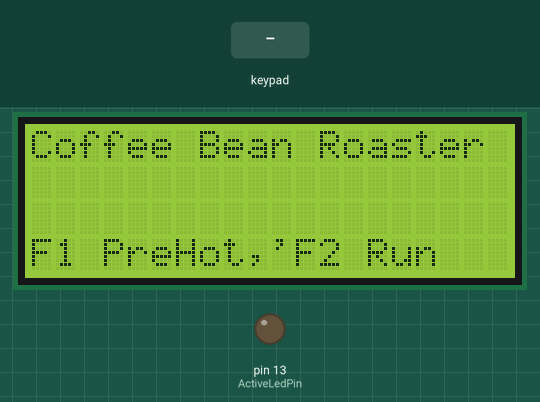
Recording of a sketch running on a simulated Arduino Mega 2560, built with avr-gcc and run on an emulated ATmega2560. Parts: 20×4 character LCD, output pins drawn as LEDs (lit = HIGH). The test bench sets the inputs (shaded band). EEPROM starts erased; what the sketch prints to the serial monitor is not drawn.

Above: at 2.5 s.
2.6 s: key 'A' pressed
4.1 s: keypad keys 2 2 2 4 2 6 2 8 # pressed 0.4 s apart
At 8.0 s:
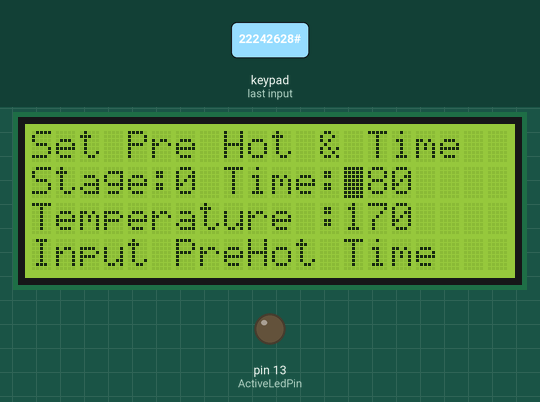
9.2 s: keypad keys 2 2 2 4 2 6 2 8 pressed 0.4 s apart
At 11.9 s:
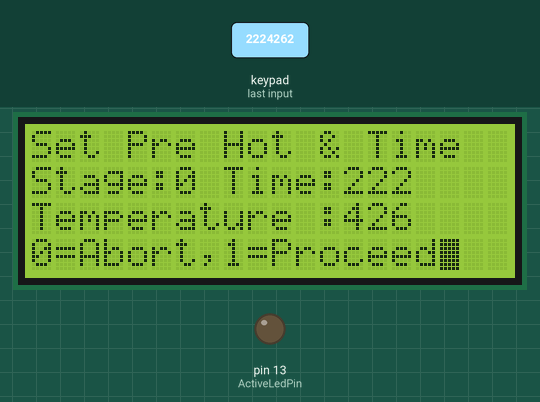
13.9 s: keypad keys 1 3 9 7 2 2 2 2 * pressed 0.4 s apart
At 18.0 s:
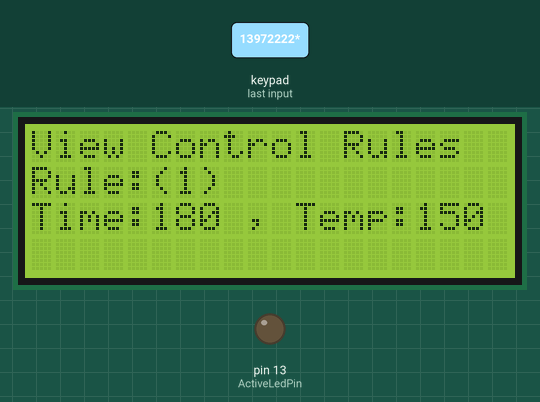
19.0 s: key 'X' pressed
At 20.0 s:
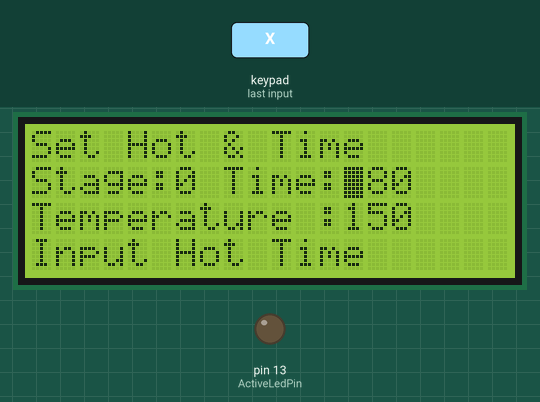
20.7 s: keypad keys 2 2 2 4 2 6 2 8 * pressed 0.4 s apart
At 23.9 s:
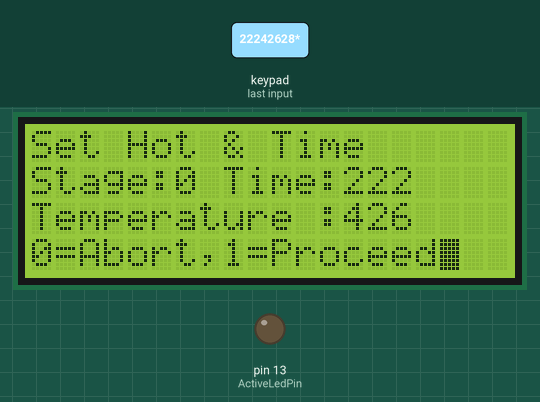
Timing chart, 0 to 25.4 s (numbered marks = the images above; inputs shaded):
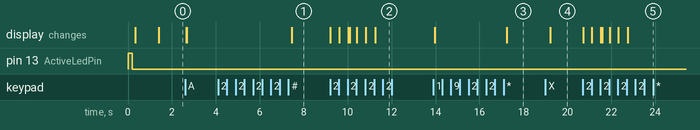

The sketch:

Coffee_Control_V1.ino
```cpp
#define ActiveLedPin 13
// 20180920 fix Runjob using Showcolor' problems , instead of using
//  ChangeBulbColor(RedValue,GreenValue,BlueValue,LightValue) ;


//-------------------------
#include <EEPROM.h>
#define eDataAddress 100
int ParaCount = 0 ;
int PreHotParameter[2] = {180,170};
int HotParameter[10][2] = {
                            {180 ,150 },{360 ,175 },
                            {660 ,210 },{0 ,0 },
                            {0 ,0 },{0 ,0 },
                            {0 ,0 },{0 ,0 },
                            {0 ,0 },{0 ,0 }
};
//--------------------
#include <Wire.h>
#include <LiquidCrystal_I2C.h>

LiquidCrystal_I2C lcd(0x27,20,4);  // set the LCD address to 0x27 for a 16 chars and 2 line display
//----------------------
//----------------------
#include <Keypad.h>
char KeyPadChar[] = {'0','1','2','3','4','5','6','7','8','9','*','#','A','B','L','R','U','D','E','X'} ;
char KeyPadNum[] = {'0','1','2','3','4','5','6','7','8','9','L' ,'E','X'} ;
char KeyPadPage[] = {'U','D','E','X'} ;
char KeyPadCmd[] = {'A','B','#','*'} ;
char KeyPadYesNo[] = {'0','1'} ;
const byte ROWS = 4; //four rows
const byte COLS = 5; //three columns
char keys[ROWS][COLS] =
  {
    {'L','7','4','1','A'},
    {'0','8','5','2','B'},
    {'R','9','6','3','#'},
    {'X','E','D','U','*'}
  };

byte rowPins[ROWS] = {22, 24, 26, 28 }; //connect to the row pinouts of the keypad
byte colPins[COLS] = {30 ,32,34 ,36 ,38}; //connect to the column pinouts of the keypad
Keypad keypad = Keypad(makeKeymap(keys), rowPins, colPins, ROWS, COLS );

//--------------------
boolean InputStatus = false ;
boolean WorkStatus = false ;
unsigned stepnum = 1 ;
unsigned posnum = 0 ;
char inptxt[3]  ;
int pos1[3][2] = {{1,13},{1,14},{1,15}} ;
int pos2[3][2] = {{2,13},{2,14},{2,15}} ;
char pchar ;
int rulenum = 1 ;
//--------------------

//---------------

#define PIN1            7

void setup()
{
  initAll() ;
   ShowStartUP() ;
  delay(1000) ;
  ShowScreen() ;

}


void loop()
{
     Dialog("F1 PreHot,'F2 Run") ;

  pchar = InstantKeyInput() ;
  Serial.print("[") ;
  Serial.print(pchar) ;
   Serial.print("]\n") ;
 if ( CheckKeyPadCMD(pchar)=='A' )
  {
    Serial.println("Run Pre Hot") ;
    InputStatus = true ;
    Dialog("Run Pre Hot") ;
      //initinptxt() ;
  }   // end of ( CheckKeyPadStart(InstantKeyInput()) )

  if ( CheckKeyPadCMD(pchar)=='B' )
  {
    Serial.println("Run Bean Roaster") ;
    InputStatus = true ;
    Dialog("Run Bean Roaster") ;
  }   // end of ( CheckKeyPadStart(InstantKeyInput()) )
 if ( CheckKeyPadCMD(pchar)=='#' )
  {
    Serial.println("Set Pre Hot") ;
    Dialog("Set Pre Hot") ;
      if (SetPreHot())
            savePreHotParameter() ;
         HideInputCursor() ;
        ShowScreen() ;
        Dialog("F1 PreHot,'F2 Run") ;
  }   // end of ( CheckKeyPadStart(InstantKeyInput()) )
 if ( CheckKeyPadCMD(pchar)=='*' )
  {
    Serial.println("Set Temperature & Time") ;
    HotMenu() ;
      ShowScreen() ;
    Dialog("F1 PreHot,'F2 Run") ;
      //initinptxt() ;
  }   // end of ( CheckKeyPadStart(InstantKeyInput()) )


}   // end of loop
//---------------

boolean HotMenu()
{
    Dialog("UP/Down Enter:Edit") ;
    pchar =1  ;
    while ( true)
    {
        if (pchar > 0 )
        {
            Serial.print("Menu:(") ;
            Serial.print(pchar) ;
            Serial.print(")\n") ;
            Dialog("UP/Down Enter:Edit") ;
            if (CheckPageView(pchar) =='U')
                rulenum -- ;
             if (CheckPageView(pchar) =='D')
                rulenum ++ ;
             if (rulenum >10)
                  rulenum = 1 ;
             if (rulenum < 1)
                  rulenum = 10 ;
            PageViewScreen(rulenum,HotParameter[rulenum-1][0], HotParameter[rulenum-1][1], "View Control Rules" ) ;

            }
      if (CheckPageView(pchar) =='X')
      {
          if (SetHot(rulenum))
            {
                saveHotParameter(rulenum) ;
            }
        HideInputCursor() ;
            PageViewScreen(rulenum,HotParameter[rulenum-1][0], HotParameter[rulenum-1][1], "View Control Rules" ) ;

      }
          if (CheckPageView(pchar) =='E')
              {
                return true ;
              }
        pchar = InstantKeyInput() ;
      }
}   // end of function

boolean SetHot(int rl)
{
    Dialog("ESC Abort, Enter OK") ;
      int temp1 ,temp2 ;
      temp1 = HotParameter[rl-1][0] ;
      temp2 = HotParameter[rl-1][1] ;

     OperatingScreen(0, temp1 , temp2 , "Set Hot & Time") ;
          Serial.println("Wait for input for Controling Temperature time") ;
          Dialog("Input Hot Time") ;
        posnum = 0 ;
        Setinptxt(temp1) ;
        while (posnum < 3)  // input six number for schedule
          {
              ShowInputCursor(pos1[posnum][0],pos1[posnum][1])   ;
              pchar = CheckInputfromKeyPad(KeyInput()) ;
              // check input backward
              if (pchar == 'L')
              {
                  if (posnum > 0)
                    {
                      posnum -- ;
                    }
                  continue  ;
              }   // end of pchar == '*' check
              if (pchar == 'E')
              {
                    return false ;
              }
              if (pchar == 'X')
              {
                      temp1 = ((int)inptxt[0]-48)*100+((int)inptxt[1]-48)*10+((int)inptxt[1]-48) ;
                       Serial.println(temp1) ;
                       Serial.println(temp2) ;

                   pchar = CheckYesNo(KeyYesNo()) ;
                    if (pchar == '0')
                      {
                          return false ;
                      }
                      else
                      {

                          HotParameter[rl-1][0] =temp1  ;
                          HotParameter[rl-1][1] = temp2 ;
                          return true ;
                      }
              }
              // now check real input
            if (pchar != 0)
            {
                inptxt[posnum] = pchar ;
                ShowInputChar(pos1[posnum][0],pos1[posnum][1], inptxt[posnum])  ;
                posnum ++ ;

            }

          }   // end of while (posnum < 3) for Check  six char input
        temp1 = ((int)inptxt[0]-48)*100+((int)inptxt[1]-48)*10+((int)inptxt[1]-48) ;
        Serial.println(temp1) ;

           Serial.println("Wait for input for Control Temperature") ;
          Dialog("Input Temperature") ;
        posnum = 0 ;
        Setinptxt(temp2) ;
        while (posnum < 3)  // input six number for schedule
          {
              ShowInputCursor(pos2[posnum][0],pos2[posnum][1])   ;
              pchar = CheckInputfromKeyPad(KeyInput()) ;
              // check input backward
              if (pchar == 'L')
              {
                  if (posnum > 0)
                    {
                      posnum -- ;
                    }
                  continue  ;
              }   // end of pchar == '*' check
              if (pchar == 'E')
              {
                    return false ;
              }
               if (pchar == 'X')
              {
                      temp2 = ((int)inptxt[0]-48)*100+((int)inptxt[1]-48)*10+((int)inptxt[2]-48) ;
                      Serial.println(temp2) ;

                   pchar = CheckYesNo(KeyYesNo()) ;
                    if (pchar == '0')
                      {
                          return false ;
                      }
                      else
                      {

                          HotParameter[rl-1][0] =temp1  ;
                          HotParameter[rl-1][1] = temp2 ;
                          return true ;
                      }
              }
              // now check real input
            if (pchar != 0)
            {
                inptxt[posnum] = pchar ;
                ShowInputChar(pos2[posnum][0],pos2[posnum][1], inptxt[posnum])  ;
                posnum ++ ;

            }

          }   // end of while (posnum < 3) for Check  six char input
        temp2 = ((int)inptxt[0]-48)*100+((int)inptxt[1]-48)*10+((int)inptxt[2]-48) ;
        Serial.println(temp2) ;

     pchar = CheckYesNo(KeyYesNo()) ;
      if (pchar == '0')
        {
            return false ;
        }
        else
        {

            HotParameter[rl-1][0] =temp1  ;
            HotParameter[rl-1][1] = temp2 ;
            return true ;
        }
}   // end of function

boolean SetPreHot()
{
    Dialog("ESC Abort, Enter OK") ;
      int temp1 ,temp2 ;
      temp1 = PreHotParameter[0] ;
      temp2 = PreHotParameter[1] ;
      Serial.print("Prehot:(") ;
      Serial.print(temp1) ;
      Serial.print("/") ;
      Serial.print(temp2) ;
      Serial.print(")\n") ;
     OperatingScreen(0, temp1 , temp2 , "Set Pre Hot & Time") ;
          Serial.println("Wait for input for PreHot Time") ;
          Dialog("Input PreHot Time") ;
        posnum = 0 ;
        Setinptxt(temp1) ;
        while (posnum < 3)  // input six number for schedule
          {
              ShowInputCursor(pos1[posnum][0],pos1[posnum][1])   ;
              pchar = CheckInputfromKeyPad(KeyInput()) ;
              // check input backward
              if (pchar == 'L')
              {
                  if (posnum > 0)
                    {
                      posnum -- ;
                    }
                  continue  ;
              }   // end of pchar == '*' check
              if (pchar == 'E')
              {
                    return false ;
              }               // now check real input
              if (pchar == 'X')
              {
                temp1 = ((int)inptxt[0]-48)*100+((int)inptxt[1]-48)*10+((int)inptxt[2]-48) ;
                  Serial.println(temp2) ;

               pchar = CheckYesNo(KeyYesNo()) ;
                if (pchar == '0')
                  {
                      return false ;
                  }
                  else
                  {

                      PreHotParameter[0] = temp1  ;
                      PreHotParameter[1] = temp2 ;
                      return true ;
                  }
              }               // now check real input
            if (pchar != 0)
            {
                inptxt[posnum] = pchar ;
                ShowInputChar(pos1[posnum][0],pos1[posnum][1], inptxt[posnum])  ;
                posnum ++ ;

            }

          }   // end of while (posnum < 3) for Check  six char input
        temp1 = ((int)inptxt[0]-48)*100+((int)inptxt[1]-48)*10+((int)inptxt[2]-48) ;
        Serial.println(temp1) ;

           Serial.println("Wait for input for prehot Temperature") ;
          Dialog("InputTemperature") ;
        posnum = 0 ;
        Setinptxt(PreHotParameter[1]) ;
        while (posnum < 3)  // input six number for schedule
          {
              ShowInputCursor(pos2[posnum][0],pos2[posnum][1])   ;
              pchar = CheckInputfromKeyPad(KeyInput()) ;
              // check input backward
              if (pchar == 'L')
              {
                  if (posnum > 0)
                    {
                      posnum -- ;
                    }
                  continue  ;
              }   // end of pchar == '*' check
              if (pchar == 'E')
              {
                    return false ;
              }               // now check real input
              if (pchar == 'X')
              {
                  Serial.println(temp1) ;
                 temp2 = ((int)inptxt[0]-48)*100+((int)inptxt[1]-48)*10+((int)inptxt[2]-48) ;
                Serial.println(temp2) ;

               pchar = CheckYesNo(KeyYesNo()) ;
                if (pchar == '0')
                  {
                      return false ;
                  }
                  else
                  {

                      PreHotParameter[0] = temp1  ;
                      PreHotParameter[1] = temp2 ;
                      return true ;
                  }
              }
            if (pchar != 0)
            {
                inptxt[posnum] = pchar ;
                ShowInputChar(pos2[posnum][0],pos2[posnum][1], inptxt[posnum])  ;
                posnum ++ ;

            }

          }   // end of while (posnum < 3) for Check  six char input
        temp2 = ((int)inptxt[0]-48)*100+((int)inptxt[1]-48)*10+((int)inptxt[2]-48) ;
        Serial.println(temp2) ;

     pchar = CheckYesNo(KeyYesNo()) ;
      if (pchar == '0')
        {
            return false ;
        }
        else
        {

            PreHotParameter[0] = temp1  ;
            PreHotParameter[1] = temp2 ;
            return true ;
        }
}   // end of function

void PageViewScreen(int st,int temp, int durtme, String Ti)
{
  lcd.clear() ;
   lcd.setCursor(0,0);
  lcd.print(Ti);
   lcd.setCursor(0,1);
  lcd.print("Rule:(") ;
    lcd.print(st) ;
  lcd.print(")") ;
   lcd.setCursor(0,2);
   lcd.print("Time:") ;
    lcd.print(strzero(temp,3,10)) ;
    lcd.print(" , Temp:") ;
    lcd.print(strzero(durtme,3,10)) ;

}

void OperatingScreen(int st,int temp, int durtme, String Ti)
{
  lcd.clear() ;
   lcd.setCursor(0,0);
  lcd.print(Ti);
   lcd.setCursor(0,1);
  lcd.print("Stage:") ;
    lcd.print(st) ;
   lcd.setCursor(8,1);
  lcd.print("Time:") ;
    lcd.print(strzero(temp,3,10)) ;
    lcd.setCursor(0,2);
  lcd.print("Temperature :") ;
    lcd.print(strzero(durtme,3,10)) ;

}


//-------------
char CheckInputfromKeyPad(char kp)
{
    for(int i = 0 ; i <  sizeof(KeyPadNum) ; i++)
      {
          if  (KeyPadNum[i]  == kp)
              return kp ;
      }
    return 0 ;
}


void ShowScreen()
{
  lcd.clear() ;
   lcd.setCursor(0,0);
  lcd.print("Coffee Bean Roaster");
}


void ShowStartUP()
{
  lcd.clear() ;
   lcd.setCursor(0,0);
  lcd.print("Coffee Bean Roaster");
   lcd.setCursor(0,1);
  lcd.print("Research by NCNU EEE") ;
   lcd.setCursor(0,2);
  lcd.print(" Dr.Yaw-Wen Kuo");
   lcd.setCursor(0,3);
  lcd.print(" Dr.YC Tsao");


}

void initAll()
{
  Serial.begin(9600) ;
   Serial1.begin(9600); //
   pinMode(ActiveLedPin,OUTPUT) ;
   digitalWrite(ActiveLedPin,HIGH) ;
    delay(200)  ;
   digitalWrite(ActiveLedPin,LOW) ;

  Serial.println("Program Start") ;
  lcd.init();                      // initialize the lcd
  // Print a message to the LCD.
  lcd.backlight();
  lcd.setCursor(0,0);
  lcd.clear() ;

  ParaCount = EEPROM.read(eDataAddress);
  if (!(ParaCount >=0 && ParaCount <=99))
      {
        ParaCount = 0 ;
      }


}

void Dialog(String str)
{
    DialogClear() ;
   lcd.setCursor(0,3);
   lcd.print(str);
}

void DialogClear()
{
     lcd.setCursor(0,3);
   lcd.print("                    ");
}

//--------------
char CheckPageView(char kp)
{
    for(int i = 0 ; i <  sizeof(KeyPadPage) ; i++)
      {
          if  (KeyPadPage[i]  == kp)
              return kp ;
      }
    return 0 ;
}

char CheckKeyPadCMD(char kp)
{
    for(int i = 0 ; i <  sizeof(KeyPadCmd) ; i++)
      {
          if  (KeyPadCmd[i]  == kp)
              return kp ;
      }
    return 0 ;
}


char InstantKeyInput()
{
    char key ;
    long st= millis() ;
    while (1)
    {
      if ((millis() - st) > 800)
        break ;

      key = keypad.getKey();

       if (key == 0)
          {
            delay(20) ;
            // Serial.println("Wait.....") ;
          }
          else
          {
           //  Serial.println("Got Key") ;
             break ;
            // delay(3000) ;
          }
   }
   return  key ;
}

char KeyInput()
{
    char key ;
    while (true)
    {
      key = keypad.getKey();
        Serial.print("[") ;
       Serial.print(key,HEX) ;
        Serial.print("]\n") ;
         if (key == 0)
            continue ;
        if (CheckKeyPadChar(key) >0)
        {
          //  Serial.print("Bingo\n") ;
            return  key ;
        }
   }
   return  key ;
}
char CheckKeyPadChar(char kp)
{
    for(int i = 0 ; i <  sizeof(KeyPadChar) ; i++)
      {
          if  (KeyPadChar[i]  == kp)
              return kp ;
      }
    return 0 ;
}
void ShowInputChar(int y, int x, char ct)
{
          lcd.setCursor(x,y);
          lcd.print(ct) ;

}
void HideInputCursor()
{
          lcd.noBlink();

}

void ShowInputCursor(int y, int x)
{
          lcd.setCursor(x,y);
          lcd.blink() ;

}

void Setinptxt(int no)
{
    String tmp = strzero(no,3,10) ;
   for(int i=0 ; i <3; i++)
      inptxt[i] = (char)(tmp.substring(i,i).toInt()+48) ;
}
char KeyYesNo()
{
    char key ;
    Dialog("0=Abort,1=Proceed") ;
    while (true)
    {
      key = keypad.getKey();
      //  Serial.print("[") ;
      //  Serial.print(key,HEX) ;
      //  Serial.print("]\n") ;
         if (key == 0)
            continue ;
        if (CheckYesNo(key) >0)
        {
          //  Serial.print("Bingo\n") ;
            return  key ;
        }
   }
   return  key ;
}
char CheckYesNo(char kp)
{
    for(int i = 0 ; i <  sizeof(KeyPadYesNo) ; i++)
      {
          if  (KeyPadChar[i]  == kp)
              return kp ;
      }
    return 0 ;
}

void savePreHotParameter()
{
    EEPROM.write(eDataAddress , PreHotParameter[0] ) ;
    EEPROM.write((eDataAddress +5), PreHotParameter[1]  ) ;
}
void saveHotParameter(int rnum)
{
    EEPROM.write((eDataAddress+100 +(rnum -1) * 10), HotParameter[rnum -1][0] ) ;
    EEPROM.write((eDataAddress+100 +5+(rnum -1) * 10), HotParameter[rnum -1][1] ) ;
}

void RestoreParemeter()
{

}
```

Source omitted: comlib.ino (2347 bytes)

Measured:
- after the input at 4.1 s, the display: changes after 3.4 s (image 1)
- after the input at 9.2 s, the display: first changes at once (image 2 shows a later state)
- after the input at 13.9 s, the display: first changes after 0.07 s (image 3 shows a later state)
- after the input at 19.0 s, the display: changes after 0.21 s (image 4)
- after the input at 20.7 s, the display: first changes at once (image 5 shows a later state)
